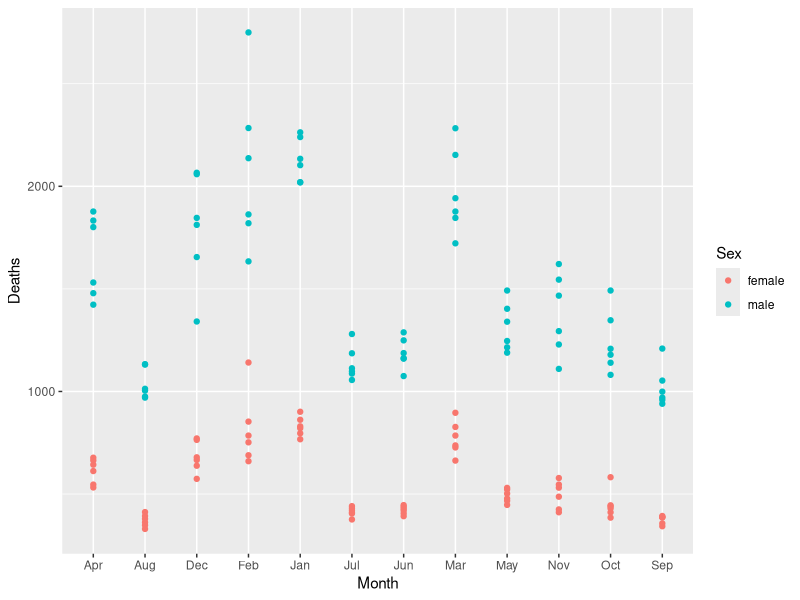
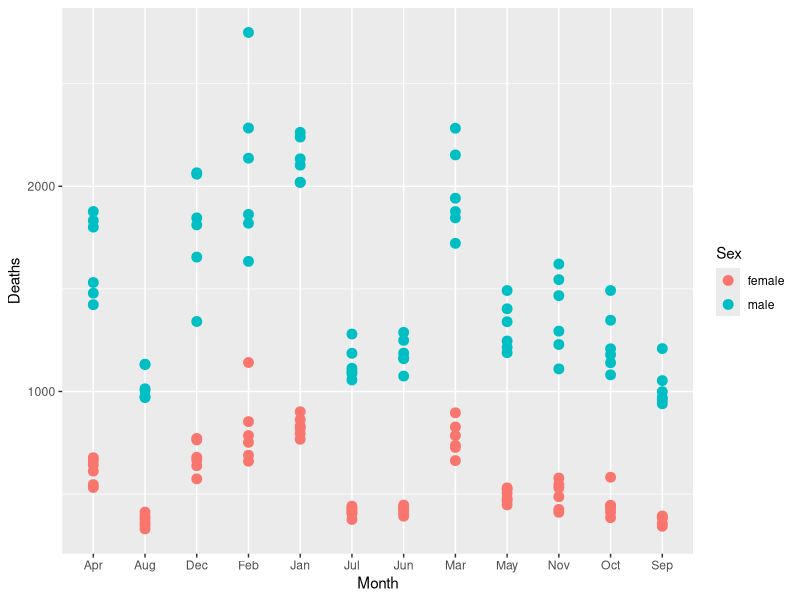
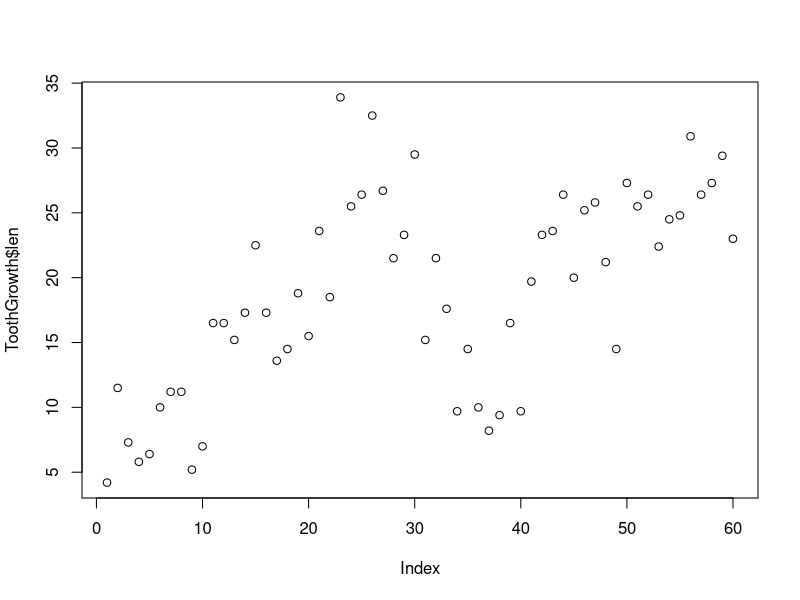
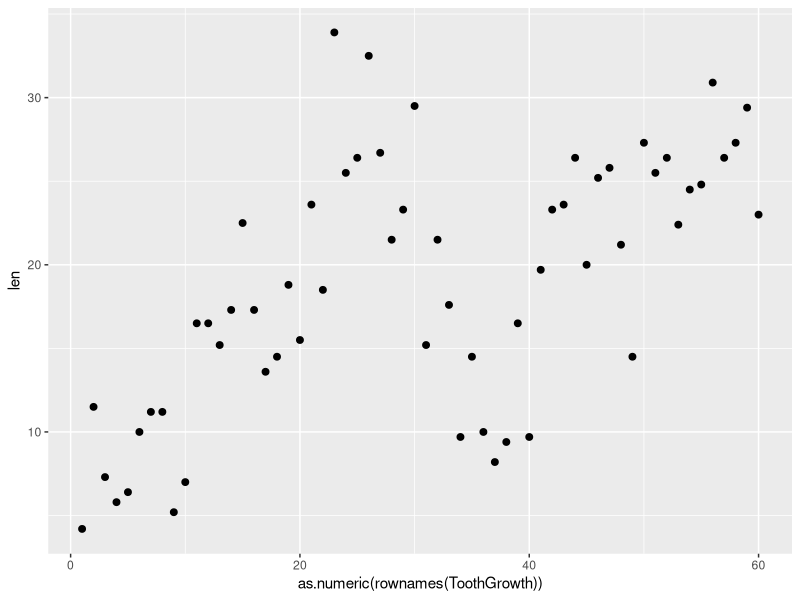
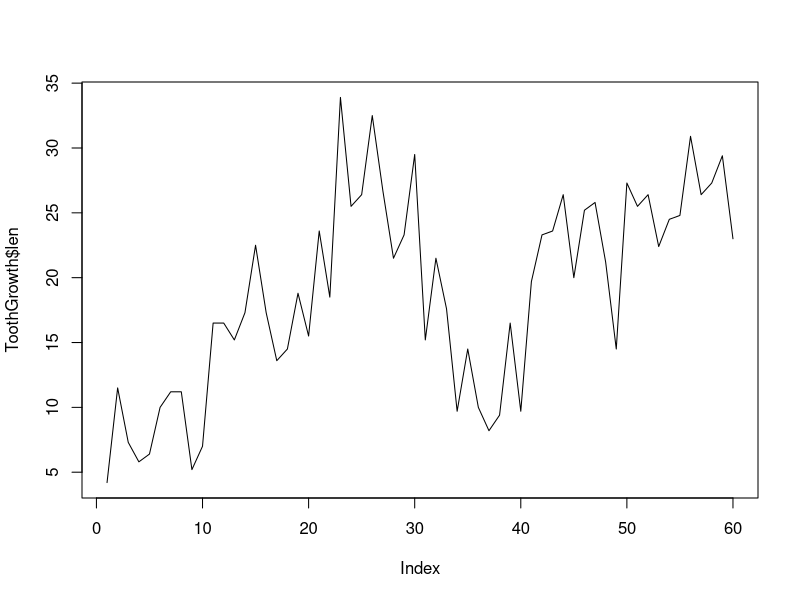
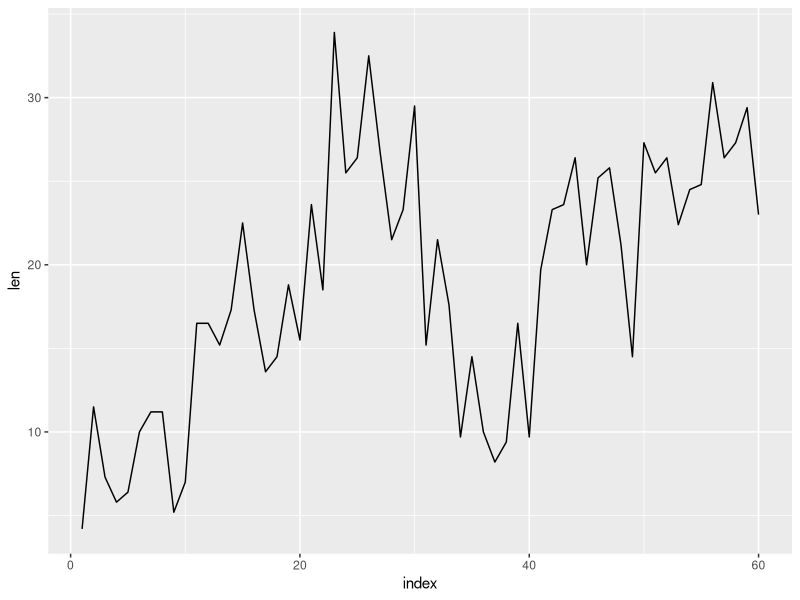
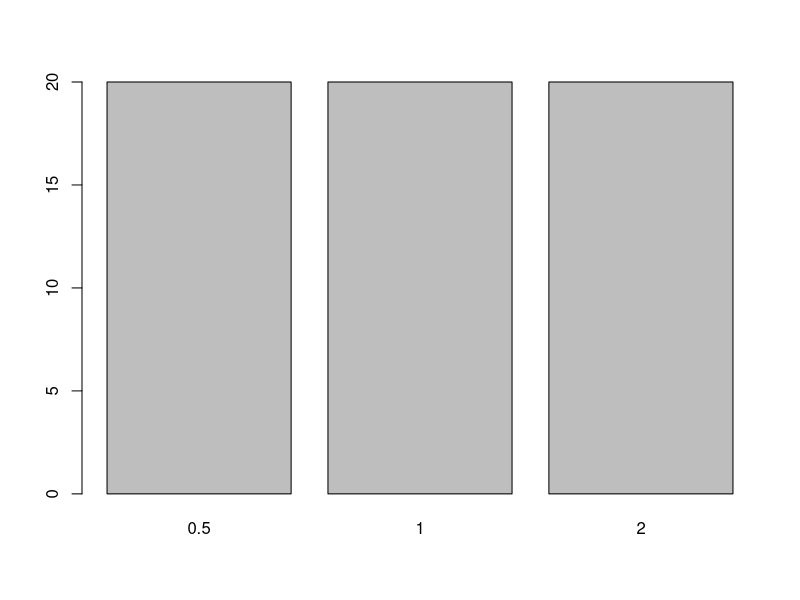
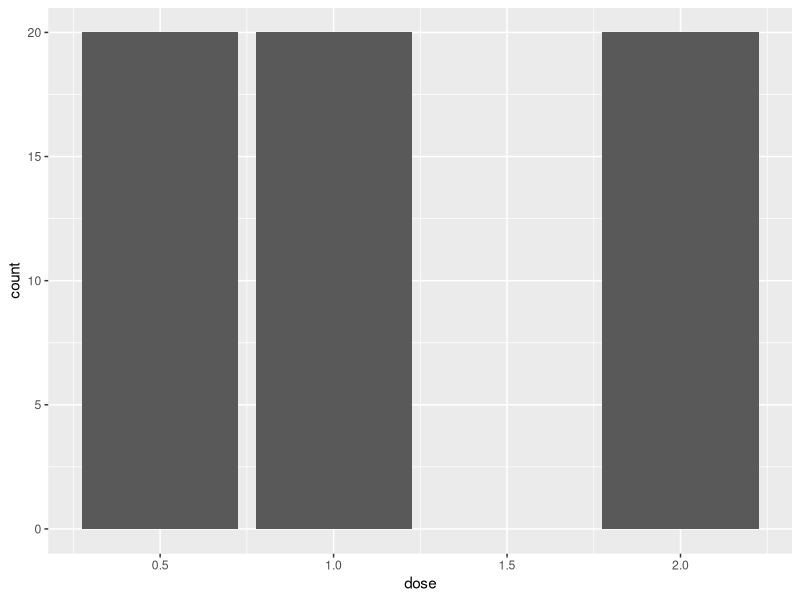

The R script that drew these images, in order:
## ---- chunk 1
library(ggplot2)
## ---- chunk 2
head(Indometh)
## ---- chunk 3
ldeaths
## ---- chunk 4
deaths <- c(fdeaths,mdeaths)
sex <- rep(c("female","male"),each=72)
years <- rep(c("1974","1975","1976","1977","1978","1979"),each=12)
months <- rep(c("Jan","Feb","Mar","Apr","May","Jun","Jul","Aug","Sep","Oct","Nov","Dec"),6)
data <- data.frame("Deaths"=deaths,"Year"=years,"Month"=months,"Sex"=sex)
head(data)
## ---- chunk 5
ggplot(data, aes(x=Month, y=Deaths, color=Sex)) + geom_point()
## ---- chunk 6
ggplot(data, aes(x=Month, y=Deaths, color=Sex)) + geom_point(size=3)
## ---- chunk 7
#Basic graphics:
plot(ToothGrowth$len)
## ---- chunk 8
p <- ggplot(ToothGrowth)
p + geom_point(aes(x=as.numeric(rownames(ToothGrowth)), y=len), size=2)
## ---- chunk 9
ToothGrowth$index <- as.numeric(rownames(ToothGrowth))
## ---- chunk 10
p <- ggplot(ToothGrowth)
## ---- chunk 11
#Basic graphics:
plot(ToothGrowth$len, type = "l")

p + geom_line(aes(x=index, y=len))
## ---- chunk 12
#Basic graphics:
barplot(table(ToothGrowth$dose))

p + geom_bar(aes(x=dose))
## ---- chunk 13
p + geom_bar(aes(x=as.factor(dose)))
## ---- chunk 14
#Basic graphics:
hist(ToothGrowth$len,breaks = 50)
p + geom_histogram(aes(x=len), binwidth = 0.5)
## ---- chunk 15
#Basic graphics:
boxplot(ToothGrowth$len~ToothGrowth$supp)
## ---- chunk 16
p + geom_boxplot(aes(x=supp,y=len))
## ---- chunk 17
p + stat_boxplot(aes(x=supp,y=len), geom="errorbar", width=0.5)
## ---- chunk 18
p + stat_boxplot(aes(x=supp,y=len), geom="errorbar", width=0.5) + 
	geom_boxplot(aes(x=supp,y=len))
## ---- chunk 19
p <- ggplot(ToothGrowth)

p + geom_tile(aes(x = supp, y = as.factor(dose), fill = len), color="black")

## ---- chunk 20
par(mfrow = c(1, 3))

low <- ToothGrowth[which(ToothGrowth$dose==0.5),]
med <- ToothGrowth[which(ToothGrowth$dose==1),]
high <- ToothGrowth[which(ToothGrowth$dose==2),]

boxplot(low$len~low$supp, main = "Low dose", xlab = "Supplement Type")
boxplot(med$len~med$supp, main = "Medium dose", xlab = "Supplement Type")
boxplot(high$len~high$supp, main = "High dose", xlab = "Supplement Type")
## ---- chunk 21
ggplot(ToothGrowth, aes(x=supp,y=len)) + 
	stat_boxplot(geom="errorbar", width=0.5) + 
	geom_boxplot() + geom_point(color="red") + 
	facet_grid(. ~ as.factor(dose))
## ---- chunk 22
ggplot(ToothGrowth, aes(x=len)) + 
	geom_histogram(bins = 5) + 
	facet_grid(dose ~ as.factor(supp))
## ---- chunk 23
ggplot(ToothGrowth, aes(x=index, y=as.factor(dose), color=len)) + 
	geom_point() + 
	scale_x_continuous(limits=c(1,100), trans = "log2", 
		breaks=c(2,4,8,16,32,64), 
		label=c("two","four","eight","sixteen","thirtytwo","sixtyfour")) + 
	scale_y_discrete(label=c("low","medium","high")) + 
	scale_color_gradient2(limits=c(0,40), low = "green", mid = "black", high = "red", 
		midpoint = 20)
## ---- chunk 24
p <- ggplot(ToothGrowth)
p + geom_point(aes(x = index, y = len, color = supp, size = dose)) + theme_light()
## ---- chunk 25
p <- ggplot(ToothGrowth)
p + geom_point(aes(x = index, y = len, color = supp, size = dose)) + 
	theme(text = element_text(family = "Bookman", colour = "#6f898e"), 
	  line = element_line(color = "#163f47"), 
	  rect = element_rect(fill = "#163f47", color = "#163f47"),
		axis.text.x = element_text(color="black"), 
		axis.text.y = element_text(color="white"), 
	  axis.ticks = element_line(color = "#6f898e"), 
	  axis.line = element_line(color = "#163f47", linetype = 1),
		legend.background = element_blank(), 
		legend.key = element_blank(), 
		panel.background = element_rect(fill = "#215c68", colour = "#163f47"), 
		panel.border = element_blank(), 
	  panel.grid = element_line(color = "#163f47"), 
	  panel.grid.major = element_line(color = "#163f47"), 
	  panel.grid.minor = element_line(color = "#163f47"), 
	  plot.background = element_rect(fill = NULL, colour = NA, linetype = 0)
	) + 
	labs(title="Toothgrowth", 
		subtitle = "Orange juice or Vitamin C?", x="Index", y="Toothlength", 
		size="Dose", color="Supplement") +
	scale_color_manual(label=c("Orange juice","Vitamin C"), 
		values = c("VC"="green","OJ"="orange"))
